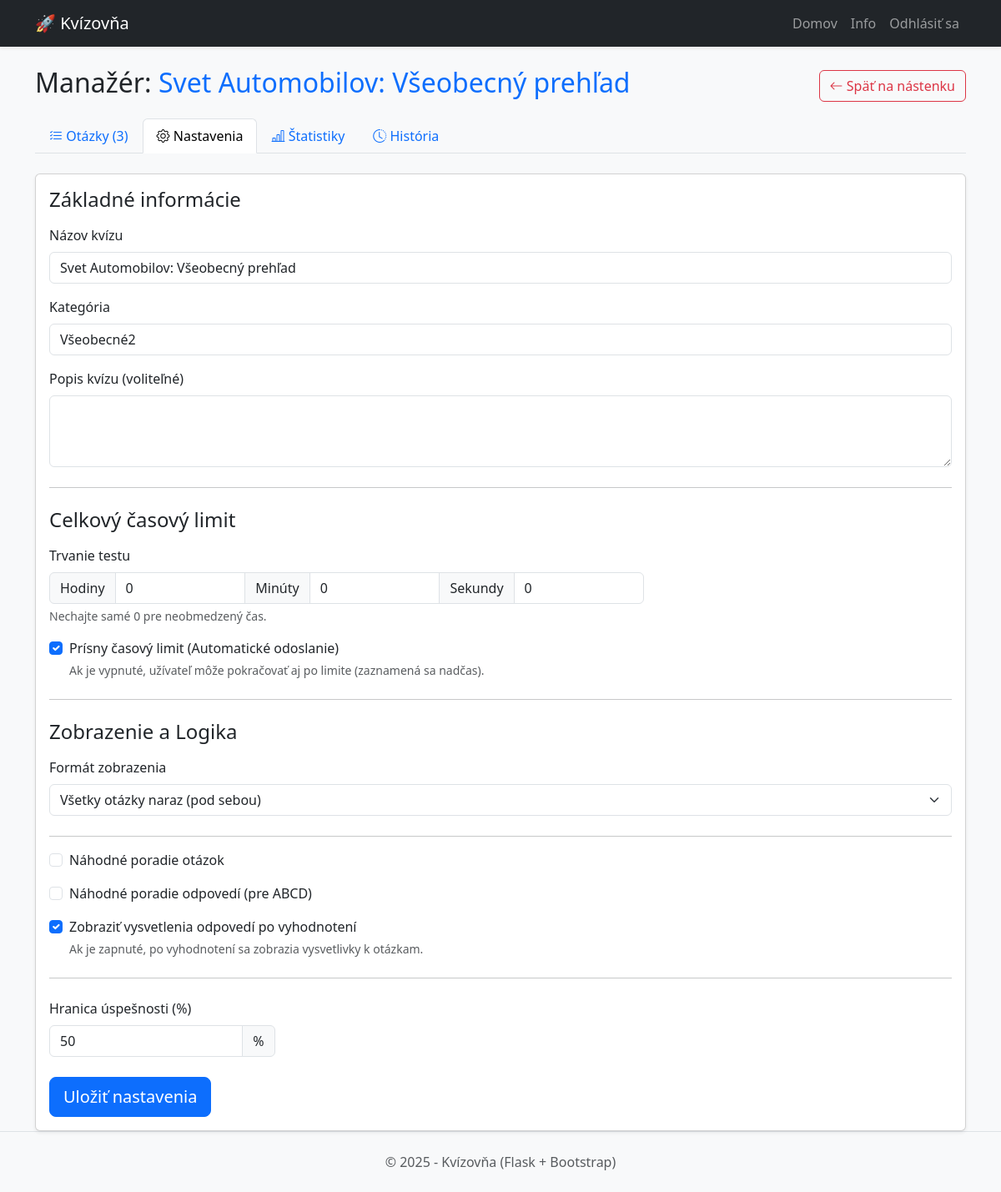
Page /quiz/2/manage/settings (signed in) on the committed database.
### app.py (models this page shows, shortened)
class Quiz(db.Model):
    id = db.Column(db.Integer, primary_key=True)
    title = db.Column(db.String(100), nullable=False)
    user_id = db.Column(db.Integer, db.ForeignKey('user.id'), nullable=False)
    category = db.Column(db.String(50), default='Všeobecné', nullable=False)
    description = db.Column(db.Text, nullable=True) # Popis kvízu
    time_limit_seconds = db.Column(db.Integer, default=0)
    time_per_question_seconds = db.Column(db.Integer, default=0)
    display_mode = db.Column(db.String(20), default='all_at_once')
    allow_backtracking = db.Column(db.Boolean, default=True) # Možnosť vrátiť sa späť
    strict_time_limit = db.Column(db.Boolean, default=True)
    shuffle_questions = db.Column(db.Boolean, default=False) # Premiešať otázky
    shuffle_options = db.Column(db.Boolean, default=False)   # Premiešať odpovede (ABCD)
    passing_score = db.Column(db.Integer, default=50) # Hranica úspešnosti v %
    show_explanations = db.Column(db.Boolean, default=True) # Zobraziť vysvetlenia po teste
    questions = db.relationship('Question', backref='quiz', lazy=True, cascade="all, delete-orphan")
    results = db.relationship('QuizResult', backref='quiz', lazy=True, cascade="all, delete-orphan")

### app.py (the view, shortened to what this page needs)
@app.route('/quiz/<int:quiz_id>/manage/settings', methods=['GET', 'POST'])
@login_required
def manage_quiz_settings(quiz_id):
    quiz = Quiz.query.get_or_404(quiz_id)
    if quiz.author != current_user:
        flash('Nemáte oprávnenie upravovať tento kvíz.', 'danger')
        return redirect(url_for('index'))
    form = QuizSettingsForm(obj=quiz) # 'obj=quiz' automaticky predvyplní formulár dátami z DB!
    if request.method == 'GET':
        total_sec = quiz.time_limit_seconds
        form.total_h.data = total_sec // 3600
        form.total_m.data = (total_sec % 3600) // 60
        form.total_s.data = total_sec % 60
        quest_sec = quiz.time_per_question_seconds
        form.question_m.data = quest_sec // 60
        form.question_s.data = quest_sec % 60
    return render_template('manage_settings.html', title='Nastavenia kvízu', quiz=quiz, form=form)

### app.py (called while the page is built)
@login_manager.user_loader
def load_user(user_id):
    return User.query.get(int(user_id))

### templates/manage_settings.html (shortened to what this page needs)
{% extends 'manage_layout.html' %}
{% block manager_content %}
<div class="card shadow-sm">
    <div class="card-body">
        <form method="POST">
            <h4 class="mb-3">Základné informácie</h4>
            <div class="mb-3">
                {{ form.title.label(class="form-label") }}
                {{ form.title(class="form-control") }}
            </div>
            <div class="mb-3">
                {{ form.category.label(class="form-label") }}
                {{ form.category(class="form-control") }}
            </div>
            <div class="mb-3">
                {{ form.description.label(class="form-label") }}
                {{ form.description(class="form-control", rows=3) }}
            </div>
            <hr class="my-4">
            <div id="totalTimeSection">
                <h4 class="mb-3">Celkový časový limit</h4>
                <div class="row">
                    <div class="col-md-8">
                        <label class="form-label">Trvanie testu</label>
                        <div class="input-group">
                            <span class="input-group-text">Hodiny</span>
                            {{ form.total_h(class="form-control") }}
                            <span class="input-group-text">Minúty</span>
                            {{ form.total_m(class="form-control") }}
                            <span class="input-group-text">Sekundy</span>
                            {{ form.total_s(class="form-control") }}
                        </div>
                        <div class="form-text">Nechajte samé 0 pre neobmedzený čas.</div>
                    </div>
                </div>
                <div class="mb-3 mt-3 form-check">
                    {{ form.strict_time_limit(class="form-check-input") }}
                    {{ form.strict_time_limit.label(class="form-check-label") }}
                    <div class="form-text text-muted">
                        {{ form.strict_time_limit.description }}
                    </div>
                </div>
                <hr class="my-4">
            </div>
            <h4 class="mb-3">Zobrazenie a Logika</h4>
            <div class="mb-3">
                {{ form.display_mode.label(class="form-label") }}
                {{ form.display_mode(class="form-select", id="displayModeSelect") }}
            </div>
            <hr class="mt-4">
            <div class="mb-3 form-check">
                {{ form.shuffle_questions(class="form-check-input") }}
                {{ form.shuffle_questions.label(class="form-check-label") }}
            </div>
            <div class="mb-3 form-check">
                {{ form.shuffle_options(class="form-check-input") }}
                {{ form.shuffle_options.label(class="form-check-label") }}
            </div>
            <div class="mb-3 form-check">
                {{ form.show_explanations(class="form-check-input") }}
                {{ form.show_explanations.label(class="form-check-label") }}
                <div class="form-text">Ak je zapnuté, po vyhodnotení sa zobrazia vysvetlivky k otázkam.</div>
            </div>
            <hr class="my-4">
            <div class="mb-3">
                {{ form.passing_score.label(class="form-label") }}
                <div class="input-group w-25">
                    {{ form.passing_score(class="form-control") }}
                    <span class="input-group-text">%</span>
                </div>
            </div>
            <div class="mt-4">
                {{ form.submit(class="btn btn-primary btn-lg") }}
            </div>
        </form>
    </div>
</div>
{% endblock %}

### templates/manage_layout.html
{% extends 'layout.html' %}
{% block content %}
<div class="row">
    <div class="col-12">
        <div class="d-flex justify-content-between align-items-center mb-3">
            <h2>Manažér: <span class="text-primary">{{ quiz.title }}</span></h2>
            <a href="{{ url_for('index') }}" class="btn btn-outline-danger">
                <i class="bi bi-arrow-left"></i> Späť na nástenku
            </a>
        </div>
        <ul class="nav nav-tabs mb-4">
            <li class="nav-item">
                <a class="nav-link {% if request.endpoint == 'manage_quiz_questions' or request.endpoint == 'edit_question' or request.endpoint == 'add_question' %}active{% endif %}"
                   href="{{ url_for('manage_quiz_questions', quiz_id=quiz.id) }}">
                   <i class="bi bi-list-check"></i> Otázky ({{ quiz.questions|length }})
                </a>
            </li>
            <li class="nav-item">
                <a class="nav-link {% if request.endpoint == 'manage_quiz_settings' %}active{% endif %}"
                   href="{{ url_for('manage_quiz_settings', quiz_id=quiz.id) }}">
                   <i class="bi bi-gear"></i> Nastavenia
                </a>
            </li>
            <li class="nav-item">
                <a class="nav-link {% if request.endpoint == 'manage_quiz_stats' %}active{% endif %}"
                   href="{{ url_for('manage_quiz_stats', quiz_id=quiz.id) }}">
                   <i class="bi bi-bar-chart-line"></i> Štatistiky
                </a>
            </li>
            <li class="nav-item">
                <a class="nav-link {% if request.endpoint == 'quiz_history' %}active{% endif %}"
                   href="{{ url_for('quiz_history', quiz_id=quiz.id) }}">
                   <i class="bi bi-clock-history"></i> História
                </a>
            </li>
        </ul>
    </div>
</div>
{% block manager_content %}{% endblock %}
{% endblock %}

### rows in the picture
Quiz: title "Svet Automobilov: Všeobecný prehľad", category "Všeobecné2", strict_time_limit "☑", display_mode "Všetky otázky naraz (pod sebou)", show_explanations "☑", passing_score "50"

### other values in the picture
{{ quiz.questions|length }} "3"
